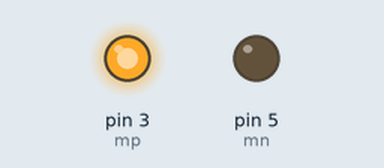
Simulated run of this sketch. Board: Arduino Uno, built with avr-gcc and run on an emulated ATmega328P. Shown: output pins drawn as LEDs (lit = HIGH).

Above: at 0.05 s.
At 2.0 s:
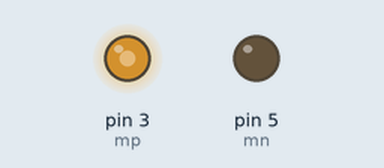
At 3.9 s:
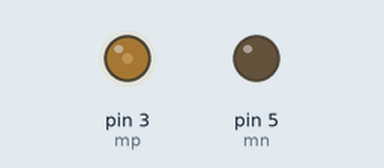
At 9.7 s:
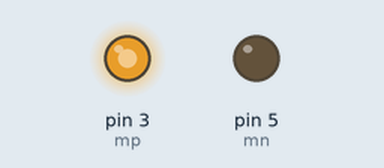
Timing chart, 0 to 13.9 s (numbered marks = the images above):
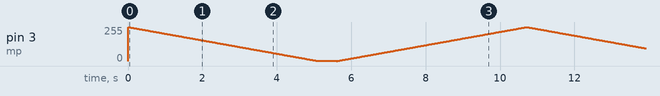

The sketch:

ESDI10.2.ino
```cpp
#define mp 3
#define mn 5
void setup() {
  // put your setup code here, to run once:
  pinMode(mp,OUTPUT);
  pinMode(mn,OUTPUT);
}

void loop() {
  // put your main code here, to run repeatedly:
  for(int i=255;i>0;i--)
  {
    analogWrite(mp,i);
    analogWrite(mn,0);
    delay(20);
  }
  delay(500);
  for(int i=0;i<255;i++)
  {
    analogWrite(mp,i);
    analogWrite(mn,0);
    delay(20);
  }

}
```
